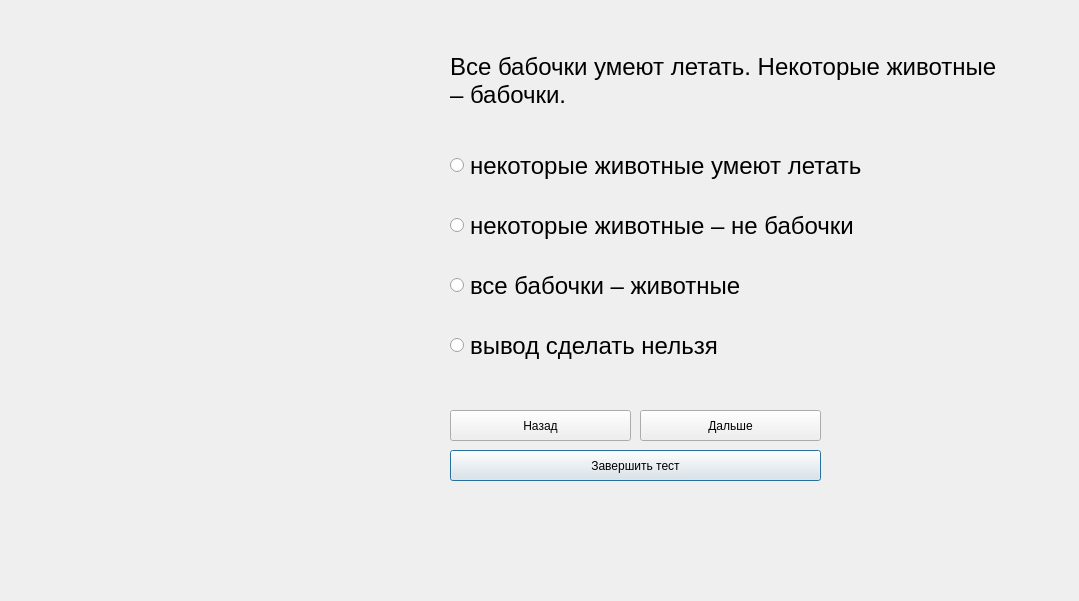
<?xml version="1.0" encoding="UTF-8"?>
<ui version="4.0">
 <class>testform24</class>
 <widget class="QDialog" name="testform24">
  <property name="geometry">
   <rect>
    <x>0</x>
    <y>0</y>
    <width>1079</width>
    <height>601</height>
   </rect>
  </property>
  <property name="windowTitle">
   <string>Dialog</string>
  </property>
  <widget class="QPushButton" name="finish_pushButton">
   <property name="geometry">
    <rect>
     <x>450</x>
     <y>450</y>
     <width>371</width>
     <height>31</height>
    </rect>
   </property>
   <property name="text">
    <string>Завершить тест</string>
   </property>
  </widget>
  <widget class="QRadioButton" name="radioButton_4">
   <property name="geometry">
    <rect>
     <x>450</x>
     <y>330</y>
     <width>301</width>
     <height>31</height>
    </rect>
   </property>
   <property name="font">
    <font>
     <pointsize>18</pointsize>
    </font>
   </property>
   <property name="acceptDrops">
    <bool>false</bool>
   </property>
   <property name="toolTip">
    <string/>
   </property>
   <property name="text">
    <string>вывод сделать нельзя</string>
   </property>
  </widget>
  <widget class="QRadioButton" name="radioButton_2">
   <property name="geometry">
    <rect>
     <x>450</x>
     <y>210</y>
     <width>421</width>
     <height>31</height>
    </rect>
   </property>
   <property name="font">
    <font>
     <pointsize>18</pointsize>
    </font>
   </property>
   <property name="layoutDirection">
    <enum>Qt::LeftToRight</enum>
   </property>
   <property name="text">
    <string>некоторые животные – не бабочки</string>
   </property>
  </widget>
  <widget class="QRadioButton" name="radioButton_3">
   <property name="geometry">
    <rect>
     <x>450</x>
     <y>270</y>
     <width>421</width>
     <height>31</height>
    </rect>
   </property>
   <property name="font">
    <font>
     <pointsize>18</pointsize>
    </font>
   </property>
   <property name="acceptDrops">
    <bool>false</bool>
   </property>
   <property name="toolTip">
    <string/>
   </property>
   <property name="text">
    <string>все бабочки – животные</string>
   </property>
  </widget>
  <widget class="QRadioButton" name="radioButton">
   <property name="geometry">
    <rect>
     <x>450</x>
     <y>150</y>
     <width>431</width>
     <height>31</height>
    </rect>
   </property>
   <property name="font">
    <font>
     <pointsize>18</pointsize>
    </font>
   </property>
   <property name="acceptDrops">
    <bool>false</bool>
   </property>
   <property name="toolTip">
    <string/>
   </property>
   <property name="text">
    <string>некоторые животные умеют летать</string>
   </property>
  </widget>
  <widget class="QPushButton" name="back_pushButton">
   <property name="geometry">
    <rect>
     <x>450</x>
     <y>410</y>
     <width>181</width>
     <height>31</height>
    </rect>
   </property>
   <property name="text">
    <string>Назад</string>
   </property>
  </widget>
  <widget class="QLabel" name="image">
   <property name="geometry">
    <rect>
     <x>10</x>
     <y>40</y>
     <width>411</width>
     <height>331</height>
    </rect>
   </property>
   <property name="text">
    <string/>
   </property>
  </widget>
  <widget class="QPushButton" name="next_pushButton_2">
   <property name="geometry">
    <rect>
     <x>640</x>
     <y>410</y>
     <width>181</width>
     <height>31</height>
    </rect>
   </property>
   <property name="text">
    <string>Дальше</string>
   </property>
  </widget>
  <widget class="QLabel" name="question">
   <property name="geometry">
    <rect>
     <x>450</x>
     <y>-10</y>
     <width>551</width>
     <height>181</height>
    </rect>
   </property>
   <property name="sizePolicy">
    <sizepolicy hsizetype="Preferred" vsizetype="Preferred">
     <horstretch>0</horstretch>
     <verstretch>0</verstretch>
    </sizepolicy>
   </property>
   <property name="font">
    <font>
     <pointsize>18</pointsize>
    </font>
   </property>
   <property name="mouseTracking">
    <bool>true</bool>
   </property>
   <property name="tabletTracking">
    <bool>false</bool>
   </property>
   <property name="focusPolicy">
    <enum>Qt::NoFocus</enum>
   </property>
   <property name="contextMenuPolicy">
    <enum>Qt::PreventContextMenu</enum>
   </property>
   <property name="autoFillBackground">
    <bool>false</bool>
   </property>
   <property name="midLineWidth">
    <number>-2</number>
   </property>
   <property name="text">
    <string>Все бабочки умеют летать. Некоторые животные – бабочки.</string>
   </property>
   <property name="textFormat">
    <enum>Qt::AutoText</enum>
   </property>
   <property name="scaledContents">
    <bool>false</bool>
   </property>
   <property name="wordWrap">
    <bool>true</bool>
   </property>
   <property name="openExternalLinks">
    <bool>false</bool>
   </property>
  </widget>
 </widget>
 <resources/>
 <connections/>
</ui>
